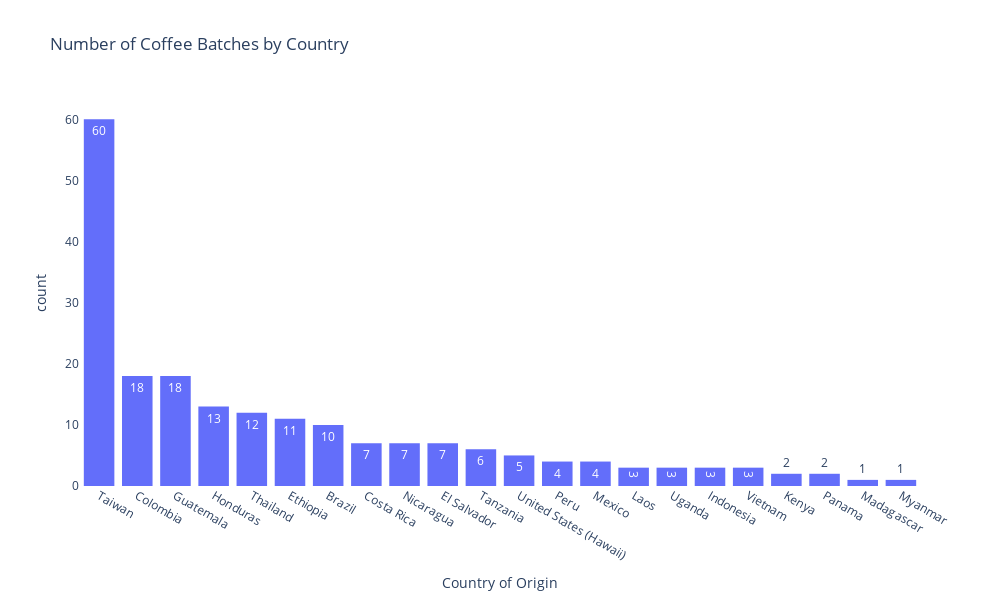

This figure's notebook cell:
### Markdown cell above
## Univariate Visualizations

Variables are plotted individually as an initial exploratory analysis of their individual distributions. Country of origin and color are plotted with bar graphs, and harvest year, altitude, and coffee quality are plotted with histograms. Individual observations will be eliminated from the analysis if outliers are discovered and variables will be eliminated from the analysis if shown to have no variation.

### Code cell
# Bar plot of country of origin
country = px.histogram(coffee, x='country_of_origin', title='Number of Coffee Batches by Country',
                       labels={'count':'Number of Batches', 'country_of_origin':'Country of Origin'}, 
                       width=1000, height=600, text_auto=True)

country.update_layout({
    'plot_bgcolor':'rgba(0, 0, 0, 0)',
    'paper_bgcolor':'rgba(0, 0, 0, 0)'
})

country.update_layout(xaxis={'categoryorder':'total descending'})
color.update_layout(yaxis_title='Number of Batches')

country.show()

### Figure 1 — Plotly figure (JSON) as saved in the notebook; plotly's stock layout.template omitted (floating-point values rounded to 4 significant figures; data arrays with more than 128 entries replaced by an {"elided": "..."} marker saying what was removed)
{"data": [{"alignmentgroup": "True", "bingroup": "x", "hovertemplate": "Country of Origin=%{x}<br>count=%{y}<extra></extra>", "legendgroup": "", "marker": {"color": "#636efa", "pattern": {"shape": ""}}, "name": "", "offsetgroup": "", "orientation": "v", "showlegend": false, "texttemplate": "%{value}", "type": "histogram", "x": {"elided": "200 str values"}, "xaxis": "x", "yaxis": "y"}], "layout": {"barmode": "relative", "height": 600, "legend": {"tracegroupgap": 0}, "paper_bgcolor": "rgba(0, 0, 0, 0)", "plot_bgcolor": "rgba(0, 0, 0, 0)", "title": {"text": "Number of Coffee Batches by Country"}, "width": 1000, "xaxis": {"anchor": "y", "categoryorder": "total descending", "domain": [0, 1], "title": {"text": "Country of Origin"}}, "yaxis": {"anchor": "x", "domain": [0, 1], "title": {"text": "count"}}}}
